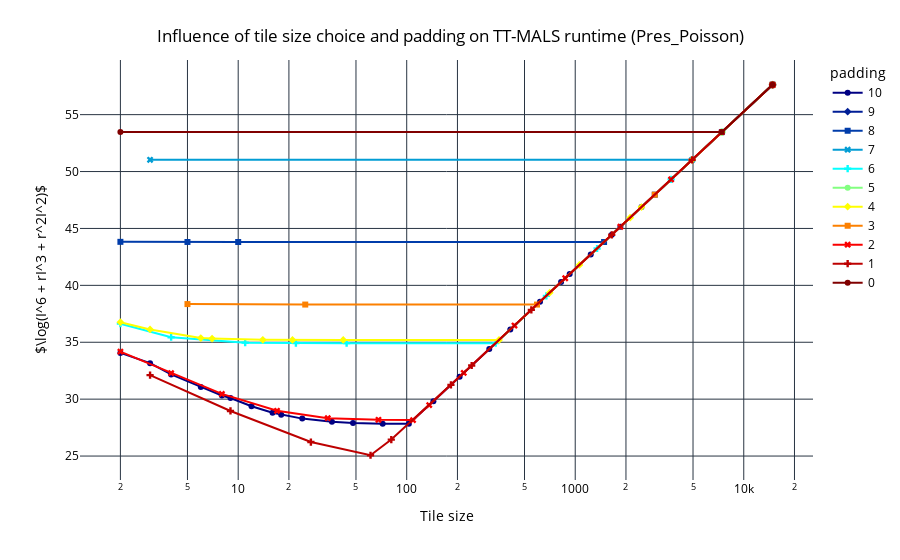

Here is the notebook cell this chart was saved with:
### Code cell
line_plot_padding_tile_size_tt_mals_runtime_per_matrix(padding_df, "Pres_Poisson")

### Figure 1 — Plotly figure (JSON) as saved in the notebook; plotly's stock layout.template omitted (floating-point values rounded to 4 significant figures)
{"data": [{"hovertemplate": "padding=10<br>Tile size=%{x}<br>log_obj_func=%{y}<extra></extra>", "legendgroup": "10", "line": {"color": "rgb(0, 0, 131)", "dash": "solid"}, "marker": {"symbol": "circle"}, "mode": "lines+markers", "name": "10", "orientation": "v", "showlegend": true, "x": [2.0, 3.0, 4.0, 6.0, 8.0, 9.0, 12.0, 16.0, 18.0, 24.0, 36.0, 48.0, 72.0, 103.0, 144.0, 206.0, 309.0, 412.0, 618.0, 824.0, 927.0, 1236.0, 1648.0, 1854.0, 2472.0, 3708.0, 4944.0, 7416.0, 14830.0], "xaxis": "x", "y": [34.06, 33.17, 32.17, 31.06, 30.32, 30.1, 29.38, 28.8, 28.64, 28.29, 28.01, 27.91, 27.85, 27.83, 29.82, 31.97, 34.4, 36.13, 38.56, 40.29, 40.99, 42.72, 44.44, 45.15, 46.88, 49.31, 51.04, 53.47, 57.63], "yaxis": "y", "type": "scatter"}, {"hovertemplate": "padding=9<br>Tile size=%{x}<br>log_obj_func=%{y}<extra></extra>", "legendgroup": "9", "line": {"color": "rgb(0, 30, 150)", "dash": "solid"}, "marker": {"symbol": "diamond"}, "mode": "lines+markers", "name": "9", "orientation": "v", "showlegend": true, "x": [14830.0], "xaxis": "x", "y": [57.63], "yaxis": "y", "type": "scatter"}, {"hovertemplate": "padding=8<br>Tile size=%{x}<br>log_obj_func=%{y}<extra></extra>", "legendgroup": "8", "line": {"color": "rgb(0, 60, 170)", "dash": "solid"}, "marker": {"symbol": "square"}, "mode": "lines+markers", "name": "8", "orientation": "v", "showlegend": true, "x": [2.0, 5.0, 10.0, 1483.0, 2966.0, 7415.0, 14830.0], "xaxis": "x", "y": [43.82, 43.81, 43.81, 43.81, 47.97, 53.47, 57.63], "yaxis": "y", "type": "scatter"}, {"hovertemplate": "padding=7<br>Tile size=%{x}<br>log_obj_func=%{y}<extra></extra>", "legendgroup": "7", "line": {"color": "rgb(2, 157, 212)", "dash": "solid"}, "marker": {"symbol": "x"}, "mode": "lines+markers", "name": "7", "orientation": "v", "showlegend": true, "x": [3.0, 4943.0, 14830.0], "xaxis": "x", "y": [51.03, 51.03, 57.63], "yaxis": "y", "type": "scatter"}, {"hovertemplate": "padding=6<br>Tile size=%{x}<br>log_obj_func=%{y}<extra></extra>", "legendgroup": "6", "line": {"color": "rgb(5, 255, 255)", "dash": "solid"}, "marker": {"symbol": "cross"}, "mode": "lines+markers", "name": "6", "orientation": "v", "showlegend": true, "x": [2.0, 4.0, 11.0, 22.0, 44.0, 337.0, 674.0, 1348.0, 3707.0, 7414.0, 14830.0], "xaxis": "x", "y": [36.63, 35.44, 34.97, 34.93, 34.92, 34.92, 39.08, 43.24, 49.31, 53.47, 57.63], "yaxis": "y", "type": "scatter"}, {"hovertemplate": "padding=5<br>Tile size=%{x}<br>log_obj_func=%{y}<extra></extra>", "legendgroup": "5", "line": {"color": "rgb(130, 255, 128)", "dash": "solid"}, "marker": {"symbol": "circle"}, "mode": "lines+markers", "name": "5", "orientation": "v", "showlegend": true, "x": [14830.0], "xaxis": "x", "y": [57.63], "yaxis": "y", "type": "scatter"}, {"hovertemplate": "padding=4<br>Tile size=%{x}<br>log_obj_func=%{y}<extra></extra>", "legendgroup": "4", "line": {"color": "rgb(255, 255, 0)", "dash": "solid"}, "marker": {"symbol": "diamond"}, "mode": "lines+markers", "name": "4", "orientation": "v", "showlegend": true, "x": [2.0, 3.0, 6.0, 7.0, 14.0, 21.0, 42.0, 353.0, 706.0, 1059.0, 2118.0, 2471.0, 4942.0, 7413.0, 14830.0], "xaxis": "x", "y": [36.76, 36.13, 35.37, 35.32, 35.22, 35.21, 35.2, 35.2, 39.36, 41.79, 45.95, 46.87, 51.03, 53.47, 57.62], "yaxis": "y", "type": "scatter"}, {"hovertemplate": "padding=3<br>Tile size=%{x}<br>log_obj_func=%{y}<extra></extra>", "legendgroup": "3", "line": {"color": "rgb(252, 128, 0)", "dash": "solid"}, "marker": {"symbol": "square"}, "mode": "lines+markers", "name": "3", "orientation": "v", "showlegend": true, "x": [5.0, 25.0, 593.0, 2965.0, 14820.0], "xaxis": "x", "y": [38.35, 38.31, 38.31, 47.97, 57.62], "yaxis": "y", "type": "scatter"}, {"hovertemplate": "padding=2<br>Tile size=%{x}<br>log_obj_func=%{y}<extra></extra>", "legendgroup": "2", "line": {"color": "rgb(250, 0, 0)", "dash": "solid"}, "marker": {"symbol": "x"}, "mode": "lines+markers", "name": "2", "orientation": "v", "showlegend": true, "x": [2.0, 4.0, 8.0, 17.0, 34.0, 68.0, 109.0, 136.0, 218.0, 436.0, 872.0, 1853.0, 3706.0, 7412.0, 14820.0], "xaxis": "x", "y": [34.18, 32.29, 30.46, 28.98, 28.33, 28.18, 28.16, 29.48, 32.31, 36.47, 40.62, 45.15, 49.31, 53.47, 57.62], "yaxis": "y", "type": "scatter"}, {"hovertemplate": "padding=1<br>Tile size=%{x}<br>log_obj_func=%{y}<extra></extra>", "legendgroup": "1", "line": {"color": "rgb(189, 0, 0)", "dash": "solid"}, "marker": {"symbol": "cross"}, "mode": "lines+markers", "name": "1", "orientation": "v", "showlegend": true, "x": [3.0, 9.0, 27.0, 61.0, 81.0, 183.0, 243.0, 549.0, 1647.0, 4941.0, 14820.0], "xaxis": "x", "y": [32.11, 28.96, 26.23, 25.07, 26.45, 31.26, 32.96, 37.85, 44.44, 51.03, 57.62], "yaxis": "y", "type": "scatter"}, {"hovertemplate": "padding=0<br>Tile size=%{x}<br>log_obj_func=%{y}<extra></extra>", "legendgroup": "0", "line": {"color": "rgb(128, 0, 0)", "dash": "solid"}, "marker": {"symbol": "circle"}, "mode": "lines+markers", "name": "0", "orientation": "v", "showlegend": true, "x": [2.0, 7411.0, 14820.0], "xaxis": "x", "y": [53.46, 53.46, 57.62], "yaxis": "y", "type": "scatter"}], "layout": {"xaxis": {"anchor": "y", "domain": [0.0, 1.0], "title": {"text": "Tile size"}, "type": "log"}, "yaxis": {"anchor": "x", "domain": [0.0, 1.0], "title": {"text": "$\\log(I^6 + rI^3 + r^2I^2)$"}}, "legend": {"title": {"text": "padding"}, "tracegroupgap": 0}, "margin": {"t": 60}, "title": {"text": "Influence of tile size choice and padding on TT-MALS runtime (Pres_Poisson)", "x": 0.5, "xanchor": "center", "yanchor": "top"}, "font": {"color": "black"}, "plot_bgcolor": "white", "paper_bgcolor": "white"}}
